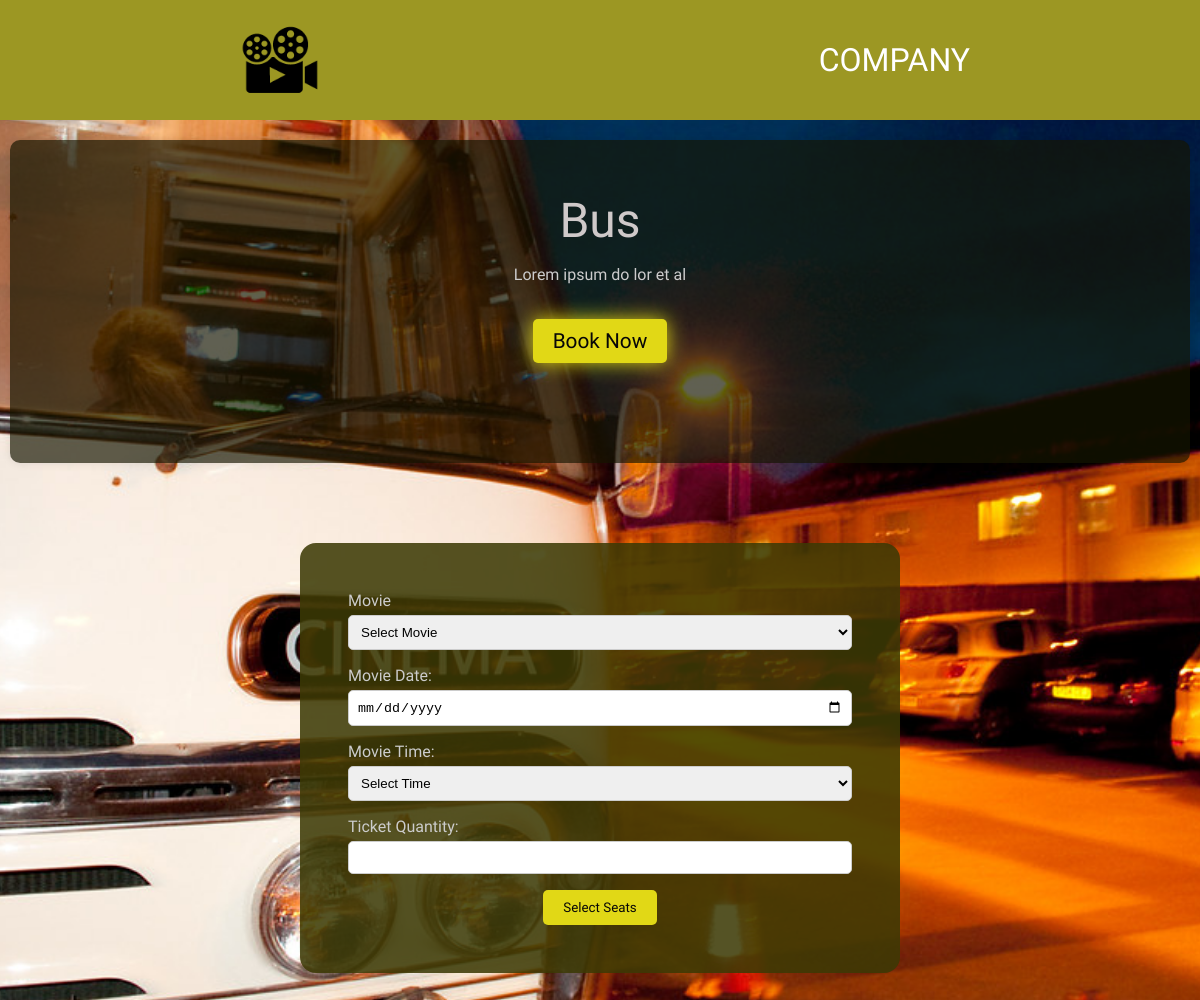
The app's page /user-view/index.php with its own data.
### tables this page shows
CREATE TABLE `settings` (
  `id` int(11) NOT NULL,
  `bus_feature` tinyint(1) DEFAULT 0,
  `cinema_feature` tinyint(1) DEFAULT 0,
  `logo` varchar(255) DEFAULT '',
  `color` varchar(20) DEFAULT '',
  `footer_text` varchar(255) DEFAULT '',
  `site_name` varchar(100) DEFAULT '',
  `h1_text` varchar(255) DEFAULT NULL,
  `p_text` text DEFAULT NULL
);

### user-view/cinema_view.php (the view, shortened to what this page needs)
<?php
include '../includes/db.php';
$settings = array();
$sql = "SELECT * FROM settings WHERE id=1";
$result = $conn->query($sql);
if ($result && $result->num_rows > 0) {
    $settings = $result->fetch_assoc();
}
?>
<!DOCTYPE html>
<html lang="en">
<head>
    <link rel="stylesheet" href="style_userview.css">
    <link rel="stylesheet" href="https://code.jquery.com/ui/1.12.1/themes/base/jquery-ui.css">
</head>
<body style="background-image: url('../assets/MOVIEbg.jpg');">
    <header>
        <nav>
            <div class="nav-left">
                <img src="../assets/MOVIElogo.png" alt="Company Logo" class="company-logo">
            </div>
            <div class="nav-right">
                <span class="company-name"><?php echo $settings['site_name']; ?></span>
            </div>
        </nav>
    </header>
    <div class="container">
        <h1><?php echo $settings['h1_text']; ?></h1>
        <p><?php echo $settings['p_text']; ?></p>
        <a href="#movie_details" id="scroll_to_details">Book Now</a>
    </div>
    <form method="POST" action="movie_controller.php">
        <div id="details_container">
            <div id="movie_details">
                <label for="select_movie">Movie</label>
                <select name="select_movie" id="select_movie" required>
                    <option value="" selected disabled>Select Movie</option>
                </select>
                <label for="movie_date">Movie Date:</label>
                <input type="date" name="movie_date" id="movie_date" required><br>
                <label for="movie_time">Movie Time:</label>
                <select name="movie_time" id="movie_time" required>
                    <option value="" selected disabled>Select Time</option>
                </select><br>
                <div id="ticket_quantity_container">
                    <label for="ticket_quantity">Ticket Quantity:</label>
                    <input type="number" name="ticket_quantity" id="ticket_quantity" required><br>
                    <button type="button" id="select_seats" class="btns">Select Seats</button>
                </div>
            </div>
        </div>
    </form>
</body>
</html>

### user-view/style_userview.css (style rules this page uses)
body { font-family: Arial, sans-serif; margin: 0; padding: 0; background-color: #f0f0f0; background-size: cover; background-position: top center; background-attachment: fixed; font-family: "Alike", serif; font-weight: 400; font-style: normal; }
header { background-color: #9c9723; ; padding: 10px 20px; }
nav { display: flex; justify-content: space-between; align-items: center; max-width: 100%; margin: 0 auto; }
.nav-left { display: flex; align-items: center; }
.nav-right { display: flex; align-items: center; }
.company-logo { width: 100px; height: auto; margin-left: 210px; }
.company-name { font-size: 2rem; color: #fff; margin-right: 210px; }
p { text-align: center; color: #ccc; font-family: "Mitr", sans-serif; }
.container { display: flex; flex-direction: column; max-width: 95%; margin: 20px auto; padding: 20px; background-color: #151501ad; border-radius: 10px; box-shadow: 0 0 10px rgba(0, 0, 0, 0.1); padding-bottom: 100px; }
h1 { font-family: "Mitr", sans-serif; text-align: center; font-size: 3rem; font-family: "Mitr", sans-serif; font-weight: 300; font-style: normal; margin-bottom: 0; color: #cfc9c9; }
#scroll_to_details { align-self: center; margin-top: 1.2rem; font-family: "Alike", serif; font-size: 1.3rem; background-color: #e1d816; border: none; padding: 10px 20px; border-radius: 5px; cursor: pointer; box-shadow: 0 0 20px #e1d816; transition: box-shadow 0.3s ease; text-decoration: none; color: rgb(7, 7, 7); display: inline-block; }
#details_container { background-color: #3c3a05de; max-width: 45%; padding: 3rem; margin: 5rem; margin-left: 25%; margin-right: 25%; align-content: center; border-radius: 1rem; }
label { display: block; margin-bottom: 5px; color: #ccc; }
input[type="text"], input[type="date"], input[type="time"], select, input[type="number"] { width: 100%; padding: 8px; border-radius: 5px; border: 1px solid #ccc; box-sizing: border-box; margin-bottom: 1rem; }
.btns { font-family: "Alike", serif; margin-top: 10px; color: rgb(7, 7, 7); border: none; padding: 10px 20px; border-radius: 5px; cursor: pointer; background-color: #e1d816; transition: box-shadow 0.3s ease; margin: 0 auto; display: block; align-items: center; justify-content: center; text-align: center; }

### records on screen
settings: site_name "COMPANY", h1_text "Bus", p_text "Lorem ipsum do lor et al"
